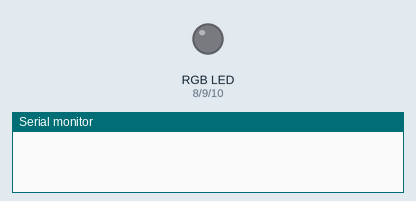
This sketch was run on a simulated Arduino Uno, built with avr-gcc and run on an emulated ATmega328P. Shown: an RGB LED mixed from three pins (HIGH = lit), the last lines printed to the serial monitor. Dim RGB values are drawn brighter than linear.

Above: at 0.05 s.
At 3.65 s:
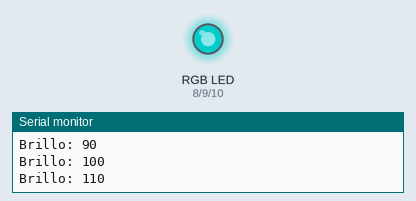
At 7.35 s:
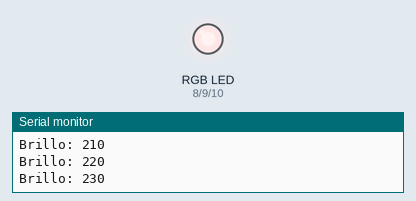
At 11.05 s:
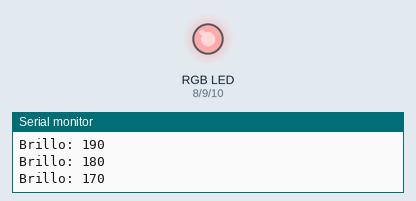
At 14.75 s:
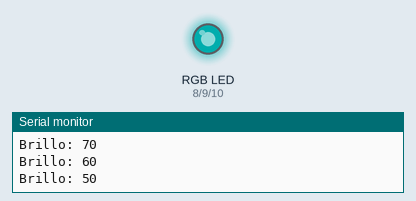
Timing chart, 0 to 20.4 s (numbered marks = the images above):
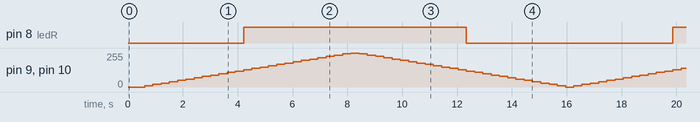

Measured:
- by itself, pin 8 (ledR): alternates HIGH for 8.1 s and LOW for 7.5 s

The sketch:

LED_RGB.ino
```cpp
int ledR = 8;
int ledG = 9;
int ledB = 10;
int brightness = 0;
int increment = 10;

void setup() {
  // put your setup code here, to run once:
  pinMode(ledR, OUTPUT);
  pinMode(ledG, OUTPUT);
  pinMode(ledB, OUTPUT);
  Serial.begin(9600);
}

static bool available() {
  static unsigned long measurement_timestamp = millis();
  /* Measure once every four seconds. */
  if (millis() - measurement_timestamp > 300ul) {
    // initialize timer
    measurement_timestamp = millis();
    return (true);
  }
  return (false);
}

void loop() {
  if (available()) {
    // put your main code here, to run repeatedly:
    analogWrite(ledR, brightness);
    analogWrite(ledG, brightness);
    analogWrite(ledB, brightness);
    // Print serial
    Serial.println(String("Brillo: ") + String(brightness));
    // change the brightness
    brightness += increment;
    // reverse direction
    if (brightness <= 0 || brightness >= 255) {
      increment = -increment;
    }
  }
}

/*
Experimento:
Conecto una resistencia de aprox 220 Ohm y un Led en la placa de pruebas.
  -> GND - resistencia -> - LED
  -> D9 -> + LED
Cargo el programa en Arduino UNO
Al ejecutarse se aprecia como va aumentando el brillo del led y luego disminuyendo hasta apagarse
*/
```
